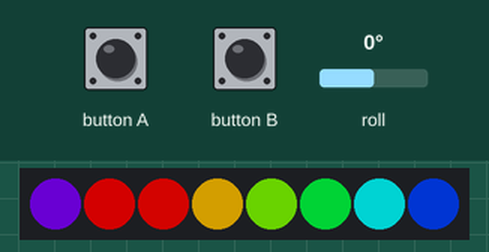
Recording of a program running on a simulated BBC micro:bit (MakeCode). On the bench: 8 RGB LEDs in strip order, left to right. The inputs (shaded band) are chosen by the test bench; at power-on: roll 0°. Dim RGB values are drawn brighter than linear.

Above: at 1.2 s.
1.3 s: button A pressed for 0.15 s
At 1.8 s:
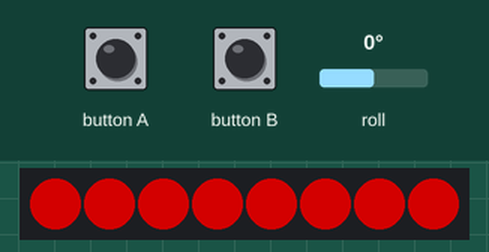
At 4.2 s:
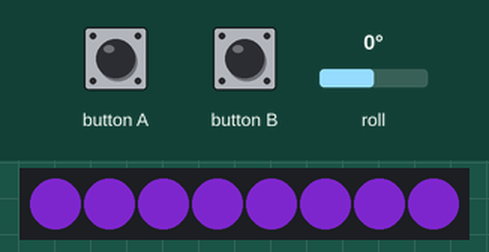
4.4 s: button B pressed for 0.15 s
At 4.7 s:
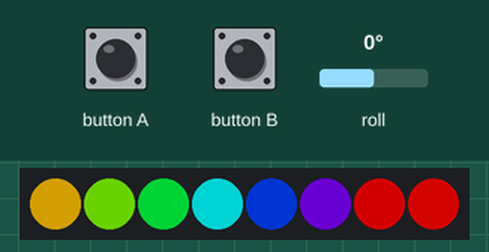
Timing chart, 0 to 11.1 s (numbered marks = the images above; inputs shaded):
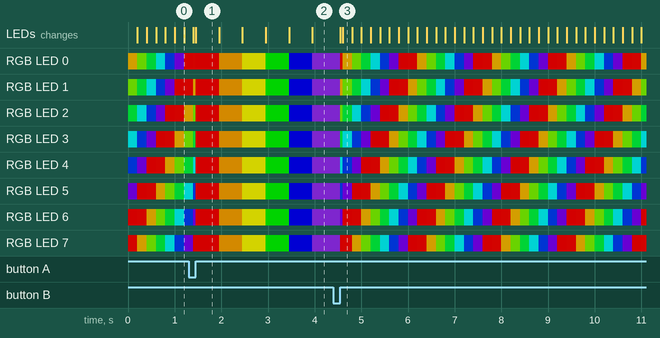

The program:

main.ts
```typescript
input.onButtonPressed(Button.A, function () {
    strip.showColor(neopixel.colors(NeoPixelColors.Red))
    basic.pause(500)
    strip.showColor(neopixel.colors(NeoPixelColors.Orange))
    basic.pause(500)
    strip.showColor(neopixel.colors(NeoPixelColors.Yellow))
    basic.pause(500)
    strip.showColor(neopixel.colors(NeoPixelColors.Green))
    basic.pause(500)
    strip.showColor(neopixel.colors(NeoPixelColors.Blue))
    basic.pause(500)
    strip.showColor(neopixel.colors(NeoPixelColors.Violet))
})
input.onButtonPressed(Button.B, function () {
    strip.showRainbow(1, 360)
    strip.show()
})
let strip: neopixel.Strip = null
let jas = 10
strip = neopixel.create(DigitalPin.P2, 8, NeoPixelMode.RGB)
strip.showRainbow(1, 360)
strip.show()
loops.everyInterval(200, function () {
    if (input.rotation(Rotation.Roll) < 0) {
        strip.rotate(1)
        strip.show()
    } else {
        strip.rotate(-1)
        strip.show()
    }
})
```

test.ts
```typescript
// Tady jsou testy. Při použití tohoto balíčku jako rozšíření nebude zkompilováno.
```

Measured:
- after the input at 1.3 s, the LEDs: first differ from a run without the input after 0.15 s (image 1)
- what the display in image 1 shows lasts 0.5 s, from 1.5 s to 2.0 s
